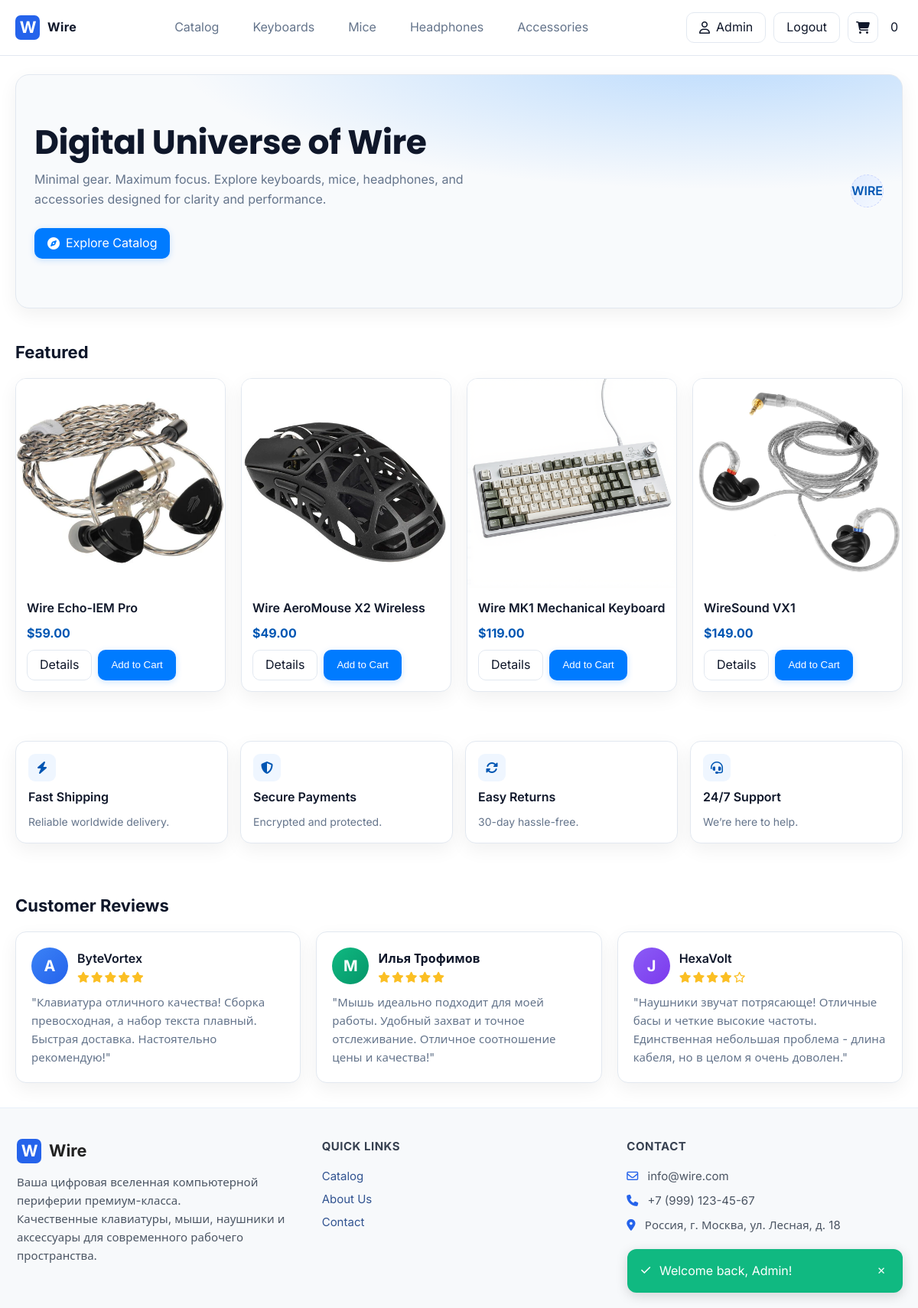
The page / (signed in) on the database its author committed.
### tables this page shows
CREATE TABLE `products` (
  `id` int(11) NOT NULL,
  `name` varchar(200) NOT NULL,
  `category` enum('keyboards','mice','headphones','accessories') NOT NULL,
  `price` decimal(10,2) NOT NULL,
  `image` varchar(500) DEFAULT '',
  `description` text DEFAULT NULL,
  `specs` text DEFAULT NULL,
  `sold` int(11) NOT NULL DEFAULT 0,
  `created_at` datetime NOT NULL
);

### includes/db.php (called while the page is built, shortened)
<?php
function e(string $s): string { return htmlspecialchars($s, ENT_QUOTES | ENT_SUBSTITUTE, 'UTF-8'); }
function base_url(string $path = ''): string {
    $scriptDir = rtrim(str_replace('\\', '/', dirname($_SERVER['SCRIPT_NAME'] ?? '/')), '/');
    if (substr($scriptDir, -6) === '/admin') {
        $base = rtrim(substr($scriptDir, 0, -6), '/');
    } else {
        $base = $scriptDir;
    }
    $path = ltrim($path, '/');
    return ($base ? $base : '') . ($path ? '/' . $path : '');
}
?>

### includes/functions.php (called while the page is built, shortened)
<?php
require_once __DIR__ . '/db.php';
function fetch_products(?string $search = null, ?string $category = null, ?string $sort = null): array {
    global $mysqli;
    $sql = 'SELECT * FROM products WHERE 1';
    $params = [];
    if ($sort === 'price_asc') $sql .= ' ORDER BY price ASC';
    elseif ($sort === 'price_desc') $sql .= ' ORDER BY price DESC';
    elseif ($sort === 'popular') $sql .= ' ORDER BY sold DESC, id DESC';
    else $sql .= ' ORDER BY id DESC';
    $stmt = $mysqli->prepare($sql);
    $stmt->execute();
    $res = $stmt->get_result();
    return $res->fetch_all(MYSQLI_ASSOC);
}
?>

### index.php (the view, shortened to what this page needs)
<?php require_once __DIR__ . '/includes/header.php'; ?>
<section class="banner">
  <div class="banner-inner">
    <div>
      <h1 class="headline">Digital Universe of Wire</h1>
      <p class="subhead">Minimal gear. Maximum focus. Explore keyboards, mice, headphones, and accessories designed for clarity and performance.</p>
      <a class="btn btn-primary" href="<?php echo e(base_url('catalog.php')); ?>"><i class="fa-solid fa-compass"></i> Explore Catalog</a>
    </div>
    <div class="banner-art">WIRE</div>
  </div>
</section>
<section class="section">
  <h2 class="section-title">Featured</h2>
  <div class="grid">
    <?php foreach (fetch_products(null, null, 'popular') as $i => $p): if ($i >= 4) break; ?>
      <div class="card">
        <a href="<?php echo e(base_url('product.php?id='.(int)$p['id'])); ?>" class="card-img">
          <img src="<?php echo e($p['image']); ?>" alt="<?php echo e($p['name']); ?>" onerror="this.parentElement.textContent='Image'; this.remove();">
        </a>
        <div class="card-body">
          <div style="font-weight:600;"><?php echo e($p['name']); ?></div>
          <div class="price">$<?php echo number_format((float)$p['price'], 2); ?></div>
          <div style="display:flex; gap:8px;">
            <a class="btn" href="<?php echo e(base_url('product.php?id='.(int)$p['id'])); ?>">Details</a>
            <button class="btn btn-primary" onclick="import('assets/js/main.js').then(m=>m.addToCart(<?php echo (int)$p['id']; ?>))">Add to Cart</button>
          </div>
        </div>
      </div>
    <?php endforeach; ?>
  </div>
</section>
<section class="section">
  <div class="advantages">
    <div class="adv-item">
      <div class="adv-icon"><i class="fa-solid fa-bolt"></i></div>
      <div class="adv-title">Fast Shipping</div>
      <div class="adv-text">Reliable worldwide delivery.</div>
    </div>
    <div class="adv-item">
      <div class="adv-icon"><i class="fa-solid fa-shield-halved"></i></div>
      <div class="adv-title">Secure Payments</div>
      <div class="adv-text">Encrypted and protected.</div>
    </div>
    <div class="adv-item">
      <div class="adv-icon"><i class="fa-solid fa-rotate"></i></div>
      <div class="adv-title">Easy Returns</div>
      <div class="adv-text">30-day hassle-free.</div>
    </div>
    <div class="adv-item">
      <div class="adv-icon"><i class="fa-solid fa-headset"></i></div>
      <div class="adv-title">24/7 Support</div>
      <div class="adv-text">We’re here to help.</div>
    </div>
  </div>
</section>
<section class="section">
  <h2 class="section-title">Customer Reviews</h2>
  <div class="reviews-grid">
    <div class="review-card">
      <div class="review-header">
        <div class="review-avatar" style="background: linear-gradient(135deg, #3b82f6, #2563eb);">A</div>
        <div class="review-info">
          <div class="review-name">ByteVortex</div>
          <div class="review-rating">
            <i class="fa-solid fa-star"></i>
            <i class="fa-solid fa-star"></i>
            <i class="fa-solid fa-star"></i>
            <i class="fa-solid fa-star"></i>
            <i class="fa-solid fa-star"></i>
          </div>
        </div>
      </div>
      <p class="review-text">"Клавиатура отличного качества! Сборка превосходная, а набор текста плавный. Быстрая доставка. Настоятельно рекомендую!"</p>
    </div>
    <div class="review-card">
      <div class="review-header">
        <div class="review-avatar" style="background: linear-gradient(135deg, #10b981, #059669);">M</div>
        <div class="review-info">
          <div class="review-name">Илья Трофимов</div>
          <div class="review-rating">
            <i class="fa-solid fa-star"></i>
            <i class="fa-solid fa-star"></i>
            <i class="fa-solid fa-star"></i>
            <i class="fa-solid fa-star"></i>
            <i class="fa-solid fa-star"></i>
          </div>
        </div>
      </div>
      <p class="review-text">"Мышь идеально подходит для моей работы. Удобный захват и точное отслеживание. Отличное соотношение цены и качества!"</p>
    </div>
    <div class="review-card">
      <div class="review-header">
        <div class="review-avatar" style="background: linear-gradient(135deg, #8b5cf6, #7c3aed);">J</div>
        <div class="review-info">
          <div class="review-name">HexaVolt</div>
          <div class="review-rating">
            <i class="fa-solid fa-star"></i>
            <i class="fa-solid fa-star"></i>
            <i class="fa-solid fa-star"></i>
            <i class="fa-solid fa-star"></i>
            <i class="fa-regular fa-star"></i>
          </div>
        </div>
      </div>
      <p class="review-text">"Наушники звучат потрясающе! Отличные басы и четкие высокие частоты. Единственная небольшая проблема - длина кабеля, но в целом я очень доволен."</p>
    </div>
  </div>
</section>
<?php require_once __DIR__ . '/includes/footer.php'; ?>

### assets/css/style.css (style rules this page uses)
:root { --bg: #ffffff; --text: #0f172a; --muted: #64748b; --blue: #007BFF; --blue-dark: #0056B3; --card: #ffffff; --border: #e2e8f0; --shadow: 0 8px 24px rgba(0, 0, 0, 0.06); --radius: 14px; --radius-sm: 10px; --radius-lg: 18px; }
* { box-sizing: border-box; }
html, body { height: 100%; }
body { margin: 0; font-family: Inter, system-ui, -apple-system, Segoe UI, Roboto, Arial, sans-serif; color: var(--text); background: var(--bg); line-height: 1.6; }
a { color: inherit; text-decoration: none; }
img { max-width: 100%; display: block; }
.btn, button, input[type="submit"] { display: inline-flex; align-items: center; justify-content: center; gap: 8px; height: 40px; padding: 0 16px; border-radius: var(--radius-sm); border: 1px solid var(--border); background: #fff; color: var(--text); cursor: pointer; transition: transform 0.2s cubic-bezier(0.4, 0, 0.2, 1), box-shadow 0.3s cubic-bezier(0.4, 0, 0.2, 1), background 0.3s ease, color 0.3s ease, scale 0.2s ease; position: relative; overflow: hidden; }
.btn::before { content: ''; position: absolute; top: 50%; left: 50%; width: 0; height: 0; border-radius: 50%; background: rgba(255, 255, 255, 0.3); transform: translate(-50%, -50%); transition: width 0.6s ease, height 0.6s ease; }
.btn-primary { background: var(--blue); color: #fff; border-color: transparent; box-shadow: 0 2px 8px rgba(0, 123, 255, 0.2); }
.banner { position: relative; overflow: hidden; border-radius: var(--radius-lg); background: radial-gradient(1200px 300px at 80% -10%, rgba(0,123,255,.25), transparent 60%), #f8fafc; border: 1px solid var(--border); box-shadow: var(--shadow); padding: 64px 24px; margin: 24px 0 8px; }
.banner-inner { display: grid; grid-template-columns: 1.15fr 0.85fr; gap: 24px; align-items: center; }
.headline { font-family: Poppins, Inter, sans-serif; font-size: 44px; line-height: 1.1; margin: 0 0 12px; letter-spacing: -0.5px; }
.subhead { color: var(--muted); margin: 0 0 24px; }
.banner-art { justify-self: end; max-width: 440px; aspect-ratio: 1/1; border-radius: 24px; background: linear-gradient(135deg, #e2ecff, #f5f9ff); border: 1px dashed #c7d2fe; display: grid; place-items: center; color: var(--blue-dark); font-weight: 600; }
.section { padding: 32px 0; }
.section-title { font-size: 22px; margin: 0 0 16px; }
.grid { display: grid; grid-template-columns: repeat(4, 1fr); gap: 20px; }
.card { border: 1px solid var(--border); border-radius: var(--radius); background: var(--card); box-shadow: var(--shadow); overflow: hidden; transition: transform 0.3s cubic-bezier(0.4, 0, 0.2, 1), box-shadow 0.3s cubic-bezier(0.4, 0, 0.2, 1), border-color 0.3s ease; animation: fadeInUp 0.5s ease-out; }
.card-img { aspect-ratio: 4/3; background: #f1f5f9; display: grid; place-items: center; color: var(--muted); font-weight: 600; }
.card-body { padding: 14px; display: grid; gap: 8px; }
.price { font-weight: 700; color: var(--blue-dark); }
.advantages { display: grid; grid-template-columns: repeat(4,1fr); gap: 16px; }
.adv-item { border: 1px solid var(--border); border-radius: var(--radius); padding: 16px; background: #fff; box-shadow: var(--shadow); display: grid; gap: 8px; align-content: start; transition: transform 0.3s ease, box-shadow 0.3s ease, background 0.3s ease; animation: fadeInUp 0.6s ease-out; animation-fill-mode: both; }
.adv-item:nth-child(1) { animation-delay: 0.1s; }
.adv-item:nth-child(2) { animation-delay: 0.2s; }
.adv-item:nth-child(3) { animation-delay: 0.3s; }
.adv-item:nth-child(4) { animation-delay: 0.4s; }
.adv-icon { width: 36px; height: 36px; border-radius: 9px; background: #eff6ff; color: var(--blue-dark); display: grid; place-items: center; }
.adv-title { font-weight: 600; }
.adv-text { color: var(--muted); font-size: 14px; }

### includes/footer.php (style rules this page uses)
html, body { height: 100%; }
body { min-height: 100vh; display: flex; flex-direction: column; }

### rows shown on the page
products: image (picture), name "Wire Echo-IEM Pro", price "59.00"
products: image (picture), name "Wire AeroMouse X2 Wireless", price "49.00"
products: image (picture), name "Wire MK1 Mechanical Keyboard", price "119.00"
products: image (picture), name "WireSound VX1", price "149.00"

### other values the page prints
$u['name'] "Admin"
$count "0"
